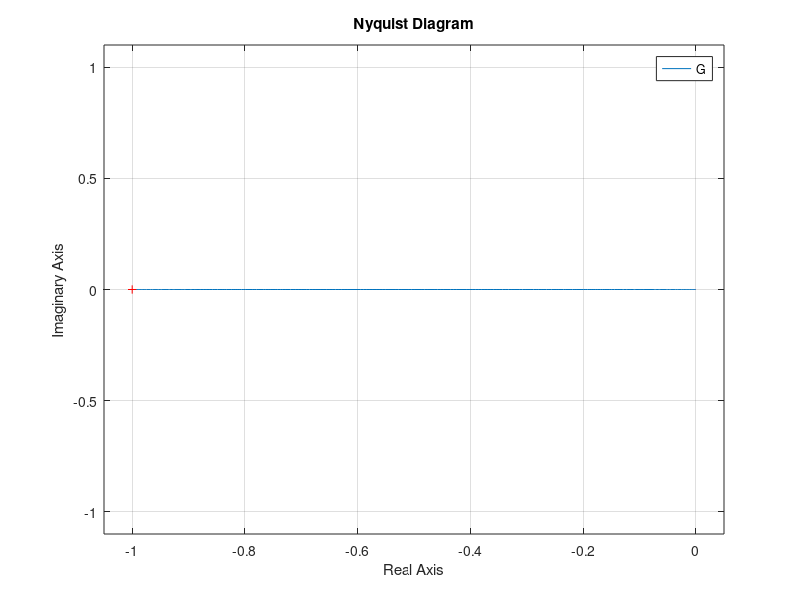

Write MATLAB code to recreate this figure.
clear;clc;

% For G ;open looped transfer function 
num=[ 0.179 ];
den=[ 1 0 -0.179 ];
G = tf(num,den)
nyquist(G);
grid on
